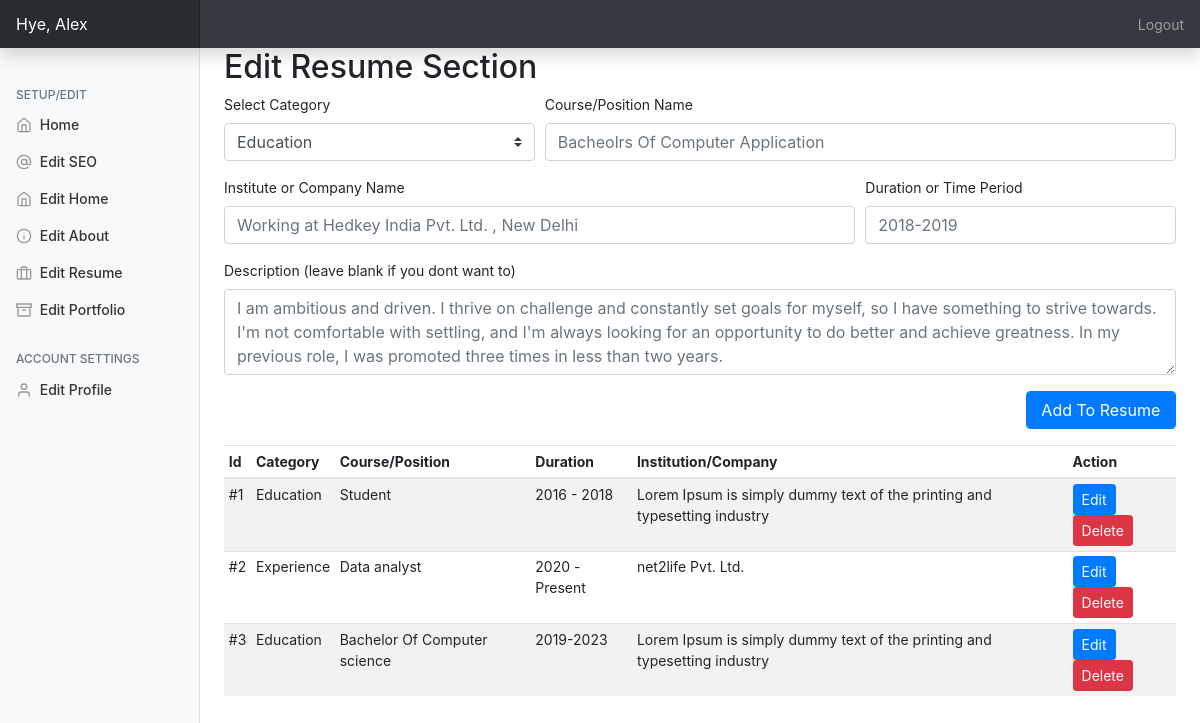
The app's page /admin/?editresume=true (signed in) with its own data.
### tables this page shows
CREATE TABLE `resume` (
  `id` int(11) NOT NULL,
  `category` varchar(250) NOT NULL,
  `title` varchar(250) NOT NULL,
  `year` varchar(250) NOT NULL,
  `ogname` varchar(250) NOT NULL,
  `workdesc` text NOT NULL
);

### admin/php/resume.php (the view, shortened to what this page needs)
<h2>Edit Resume Section</h2>
         <form action="php/uresume.php" method="post">
                 <div class="form-row">
                   <div class="form-group col-md-4">
                   <label>Select Category</label>
                    <select name="category" class="custom-select">
  <option value="e" selected>Education</option>
</select></div>
                     <div class="form-group col-md-8">
    <label for="sn">Course/Position Name</label>
    <input type="text" name="title" class="form-control" id="website" placeholder="Bacheolrs Of Computer Application" required>
  </div>
   <div class="form-group col-md-8">
    <label for="website">Institute or Company Name</label>
    <input type="text" name="ogname" class="form-control" id="website" placeholder="Working at Hedkey India Pvt. Ltd. , New Delhi" required>
  </div>
   <div class="form-group col-md-4">
    <label for="website">Duration or Time Period</label>
    <input type="text" name="year" class="form-control" id="website" placeholder="2018-2019" required>
  </div>
  <div class="form-group col-md-12">
    <label for="exampleFormControlTextarea1">Description (leave blank if you dont want to)</label>
    <textarea class="form-control" name="workdesc" id="exampleFormControlTextarea1" rows="3" placeholder="I am ambitious and driven. I thrive on challenge and constantly set goals for myself, so I have something to strive towards. I'm not comfortable with settling, and I'm always looking for an opportunity to do better and achieve greatness. In my previous role, I was promoted three times in less than two years."></textarea>
  </div>
   <div class="form-group col-md-2 ml-auto">
      <input type="submit" name="addtoresume" class="btn btn-primary form-control" value="Add To Resume">
   </div>
                 </div>
             </form>
         <table id="rlist" class="table table-striped table-sm .table-responsive ">
          <thead>
            <tr>
              <th>Id</th>
              <th>Category</th>
              <th>Course/Position</th>
              <th>Duration</th>
              <th>Institution/Company</th>
              <th>Action</th>
            </tr>
          </thead>
          <tbody>
         <?php
$query2="SELECT * FROM resume";
$queryrun2=mysqli_query($db,$query2);
$count=1;
while($data2=mysqli_fetch_array($queryrun2)){
    $cat = $data2['category']=='e'?$cat="Education":$cat="Experience";
    ?>
     <tr>
         <div class="modal fade" id="modal<?=$data2['id']?>" tabindex="-1" role="dialog" aria-labelledby="exampleModalLabel" aria-hidden="true">
          <td>#<?=$count?></td>
              <td><?=$cat?></td>
         <td><?=$data2['title']?></td>
         <td><?=$data2['year']?></td>
         <td><?=$data2['ogname']?></td>
         <td>
         <button type="button" class="btn btn-primary btn-sm" data-toggle="modal" data-target="#modal<?=$data2['id']?>">
  Edit
</button> <a href="php/uresume.php?del=<?=$data2['id']?>"><button type="button" class="btn btn-danger btn-sm" data-toggle="modal" data-target="#exampleModal">
  Delete
             </button></a></td>
            </tr>
         <?php $count++;
} ?>
             </tbody></table>

### admin/css/dashboard.css (style rules this page uses)
body { font-size: .875rem; }

### records on screen
resume: category "Education", title "Student", year "2016 - 2018", ogname "Lorem Ipsum is simply dummy text of the printing and typesetting industry"
resume: category "Experience", title "Data analyst", year "2020 - Present", ogname "net2life Pvt. Ltd."
resume: category "Education", title "Bachelor Of Computer science", year "2019-2023", ogname "Lorem Ipsum is simply dummy text of the printing and typesetting industry"

### other values on screen
$_SESSION['username'] "Alex"
